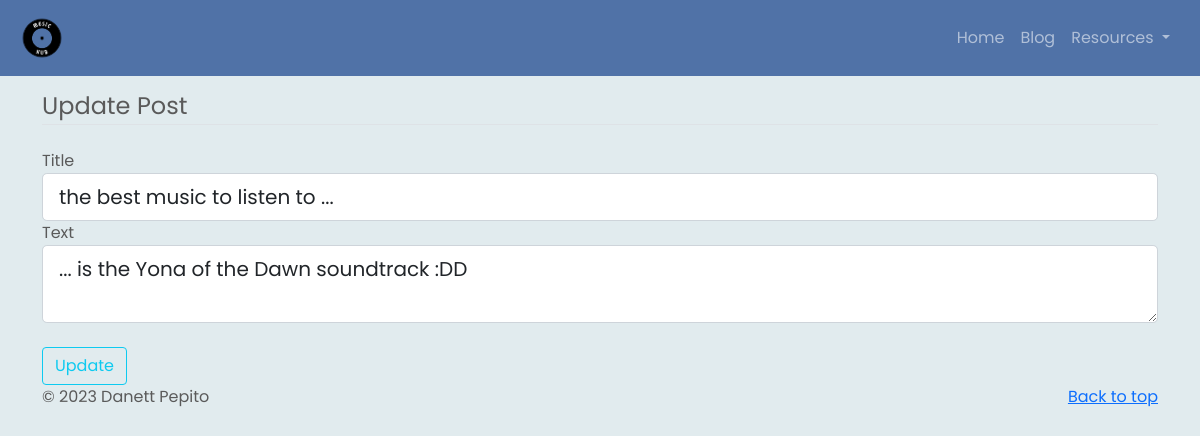
Page /update-post/9 (signed in) on the earlier database version.
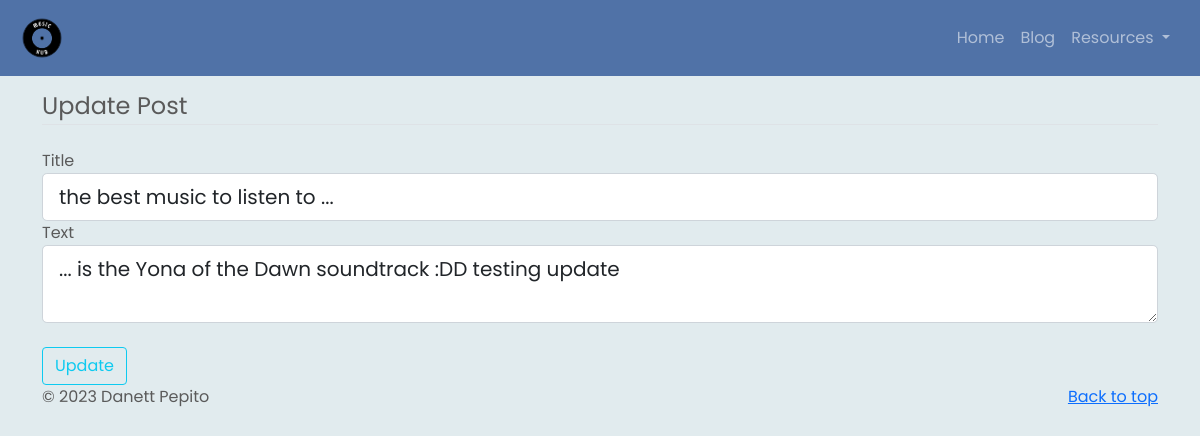
Same page on the later database version.
### website/models.py (models this page shows)
class Post(db.Model):
    id = db.Column(db.Integer, primary_key=True)
    title = db.Column(db.String(100), nullable=False)
    text = db.Column(db.Text, nullable=False)
    date_created = db.Column(db.DateTime(timezone=True), default=func.now())
    author = db.Column(db.Integer, db.ForeignKey(
        'user.id', ondelete="CASCADE"), nullable=False)
    comments = db.relationship('Comment', backref='post', passive_deletes=True)
    likes = db.relationship('Like', backref='post', passive_deletes=True)

### website/views.py (the view)
@views.route("/update-post/<id>", methods=['GET', 'POST'])
@login_required
def update_post(id):
    post = Post.query.filter_by(id=id).first()
    if post.author != current_user.id:
        abort(403)
    form = PostForm()
    if form.validate_on_submit():
        post.title = form.title.data
        post.text = form.text.data
        db.session.commit()
        flash('Your Post Has Been Updated!', category='success')
        page = request.args.get('page', 1, type=int)
        posts = Post.query.order_by(Post.date_created.desc()).paginate(page=page, per_page=4)
        return render_template("blog.html", user=current_user, posts=posts)
    elif request.method == 'GET':
        form.title.data = post.title
        form.text.data = post.text
        image_file = url_for('static', filename='profile_pics/' + current_user.image_file)
    return render_template('update_post.html', form=form, user=current_user, post=post, image_file=image_file)

### website/forms.py
class PostForm(FlaskForm):
    title = StringField('Title', validators=[DataRequired()])
    text = TextAreaField('Text', validators=[DataRequired(), word_count_check])
    submit = SubmitField('Update')

### website/templates/update_post.html (shortened to what this page needs)
{% extends "base.html" %} {% block title %}Update Post{% endblock %} {% block content %}
    <div class="content-section">
      <form method="POST">
        <fieldset class="form-group">
          <legend class="border-bottom mb-4">Update Post</legend>
          <div class="form-group">
            {{ form.title.label(class="form-control-label") }}
            {% if form.title.errors %}
              {{ form.title(class="form-control form-control-lg is-invalid") }}
              <div class="invalid-feedback">
                {% for error in form.title.errors %}
                  <span>{{ error }}</span>
                  {% endfor %}
                </div>
                {% else %}
                  {{ form.title(class="form-control form-control-lg") }}
            {% endif %}
          </div>
          <div class="form-group">
            {{ form.text.label(class="form-control-label") }}
            {% if form.text.errors %}
              {{ form.text(class="form-control form-control-lg is-invalid") }}
              <div class="invalid-feedback">
                {% for error in form.text.errors %}
                  <span>{{ error }}</span>
                  {% endfor %}
                </div>
                {% else %}
                  {{ form.text(class="form-control form-control-lg") }}
            {% endif %}
          </div>
        </fieldset>
        <br>
        <div class="form-group">
          {{ form.submit(class="btn btn-outline-info")}}
        </div>
      </form>
    </div>
    {% endblock %}

### website/templates/base.html (shortened to what this page needs)
<!DOCTYPE html>
<html lang="en">
  <head>
    <link
      href="https://cdn.jsdelivr.net/npm/bootstrap@5.0.2/dist/css/bootstrap.min.css"
      rel="stylesheet"
    />
      <link rel="stylesheet" type="text/css" href="{{ url_for('static', filename='styles.css') }}">
  </head>
  <body>
    <header>
      <nav class="navbar navbar-expand-md navbar-dark fixed-top bg-blue">
        <div class="container-fluid">
          <a class="navbar-logo" href="/home">
            <img id="navbar_logo" src="../static/assets/logo.png" alt="Music Hub Website Logo">
          </a>
          <div class="collapse navbar-collapse" id="navbarCollapse">
            <ul class="navbar-nav ms-auto mb-2 mb-md-0">
              <li class="nav-item">
                <a class="nav-link" aria-current="page" href="/home">Home</a>
              </li>
              {% if user.is_authenticated %}
              <li class="nav-item">
                <a class="nav-link" href="/blog">Blog</a>
              </li>
              <li class="nav-item dropdown">
                <a class="nav-link dropdown-toggle" href="#" id="navbarDropdown" role="button" data-bs-toggle="dropdown" aria-expanded="false">
                  Resources
                </a>
              </li>
              {% endif %}
            </ul>
          </div>
        </div>
      </nav>
    </header>
    <div class="container mt-5">
    {% block content %}{% endblock %}
    </div>
    <div class="container">
      <div class="footer">
        <p class="float-end"><a href="#">Back to top</a></p>
        <p>&copy; 2023 Danett Pepito </p>
      </div>
    </div>
  </body>
</html>

### website/static/styles.css (style rules this page uses)
html, body { color: #5a5a5a; font-family: 'Montserrat', sans-serif; font-family: 'Poppins', sans-serif; min-height: 100%; position: relative; background-color: #E1EBEE; padding-top: 20px; }
#navbar_logo { height: 60px; max-height: 5vw; }
.navbar { background-color: #5072A7; margin-bottom: 5px; }
.nav-item { border-top: 4px solid transparent; border-bottom: 4px solid transparent; margin-left: auto; }
.navbar-nav { margin-right: 10px; }
.footer { height: 50px; position: relative; bottom: 0; width: 100%; }

Differences in the rows shown:
changed Post "the best music to listen to ...": text "... is the Yona of the Dawn soundtrack :DD" → "... is the Yona of the Dawn soundtrack :DD testing update"
